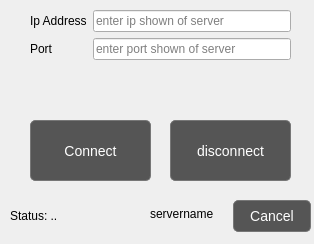
<?xml version="1.0" encoding="UTF-8"?>
<ui version="4.0">
 <class>joinpartydialog</class>
 <widget class="QDialog" name="joinpartydialog">
  <property name="geometry">
   <rect>
    <x>0</x>
    <y>0</y>
    <width>314</width>
    <height>244</height>
   </rect>
  </property>
  <property name="windowTitle">
   <string>Dialog</string>
  </property>
  <property name="styleSheet">
   <string notr="true">QPushButton {
    /* --- حالت عادی دکمه --- */
    background-color: #555555; /* رنگ پس‌زمینه کمی روشن‌تر از کل صفحه */
    color: white;              /* رنگ متن */
    border: 1px solid #777777; /* یک حاشیه مشخص برای دکمه */
    padding: 8px 16px;         /* فاصله متن از لبه‌های دکمه */
    border-radius: 5px;        /* گرد کردن گوشه‌های دکمه */
    font-size: 14px;
}

QPushButton:hover {
    /* --- وقتی ماوس روی دکمه قرار می‌گیرد --- */
    background-color: #666666; /* پس‌زمینه کمی روشن‌تر می‌شود */
    border-color: #888888;
}

QPushButton:pressed {
    /* --- وقتی دکمه فشرده می‌شود --- */
    background-color: #444444; /* پس‌زمینه کمی تیره‌تر می‌شود */
    border-style: inset;       /* ایجاد حس فرورفتگی */
    padding-left: 18px;        /* حرکت جزئی متن برای حس کلیک شدن */
    padding-top: 10px;
}</string>
  </property>
  <widget class="QDialogButtonBox" name="buttonBox">
   <property name="geometry">
    <rect>
     <x>190</x>
     <y>200</y>
     <width>121</width>
     <height>32</height>
    </rect>
   </property>
   <property name="orientation">
    <enum>Qt::Orientation::Horizontal</enum>
   </property>
   <property name="standardButtons">
    <set>QDialogButtonBox::StandardButton::Cancel</set>
   </property>
  </widget>
  <widget class="QPushButton" name="btnConnectToServer">
   <property name="geometry">
    <rect>
     <x>30</x>
     <y>120</y>
     <width>121</width>
     <height>61</height>
    </rect>
   </property>
   <property name="text">
    <string>Connect</string>
   </property>
  </widget>
  <widget class="QWidget" name="formLayoutWidget">
   <property name="geometry">
    <rect>
     <x>30</x>
     <y>10</y>
     <width>261</width>
     <height>81</height>
    </rect>
   </property>
   <layout class="QFormLayout" name="formLayout">
    <item row="0" column="0">
     <widget class="QLabel" name="label">
      <property name="text">
       <string>Ip Address</string>
      </property>
     </widget>
    </item>
    <item row="1" column="0">
     <widget class="QLabel" name="label_2">
      <property name="text">
       <string>Port</string>
      </property>
     </widget>
    </item>
    <item row="1" column="1">
     <widget class="QLineEdit" name="txtPort">
      <property name="placeholderText">
       <string>enter port shown of server</string>
      </property>
     </widget>
    </item>
    <item row="0" column="1">
     <widget class="QLineEdit" name="txtIP">
      <property name="placeholderText">
       <string>enter ip shown of server</string>
      </property>
     </widget>
    </item>
   </layout>
  </widget>
  <widget class="QLabel" name="lblStatus">
   <property name="geometry">
    <rect>
     <x>10</x>
     <y>200</y>
     <width>131</width>
     <height>31</height>
    </rect>
   </property>
   <property name="text">
    <string>Status: ..</string>
   </property>
  </widget>
  <widget class="QPushButton" name="btnDisconnectFromServer">
   <property name="geometry">
    <rect>
     <x>170</x>
     <y>120</y>
     <width>121</width>
     <height>61</height>
    </rect>
   </property>
   <property name="text">
    <string>disconnect</string>
   </property>
  </widget>
  <widget class="QLabel" name="lblServerName">
   <property name="geometry">
    <rect>
     <x>150</x>
     <y>200</y>
     <width>70</width>
     <height>28</height>
    </rect>
   </property>
   <property name="text">
    <string>servername</string>
   </property>
  </widget>
 </widget>
 <resources/>
 <connections>
  <connection>
   <sender>buttonBox</sender>
   <signal>accepted()</signal>
   <receiver>joinpartydialog</receiver>
   <slot>accept()</slot>
   <hints>
    <hint type="sourcelabel">
     <x>248</x>
     <y>254</y>
    </hint>
    <hint type="destinationlabel">
     <x>157</x>
     <y>274</y>
    </hint>
   </hints>
  </connection>
  <connection>
   <sender>buttonBox</sender>
   <signal>rejected()</signal>
   <receiver>joinpartydialog</receiver>
   <slot>reject()</slot>
   <hints>
    <hint type="sourcelabel">
     <x>316</x>
     <y>260</y>
    </hint>
    <hint type="destinationlabel">
     <x>286</x>
     <y>274</y>
    </hint>
   </hints>
  </connection>
 </connections>
</ui>
